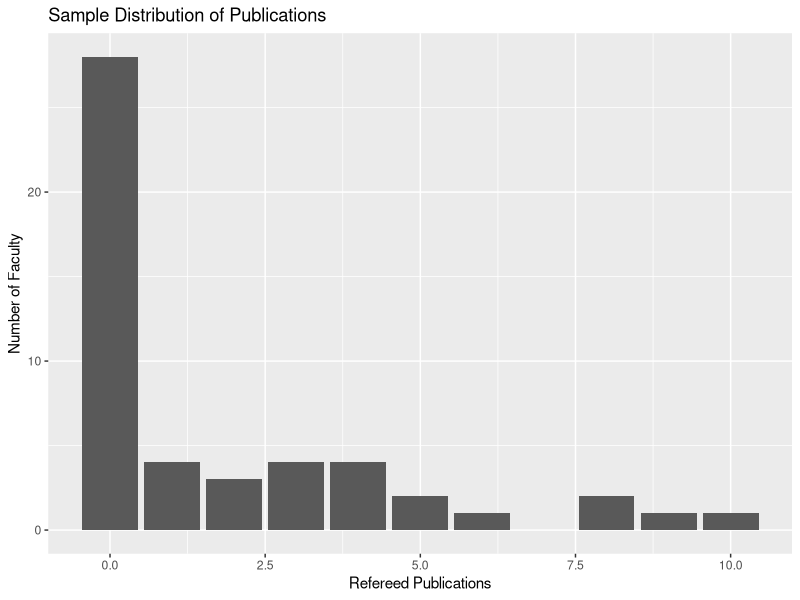

Write R code to recreate this figure.
## ---- chunk 1
### PUBS
pubs<-0:10
fac<-c(28, 4, 3, 4, 4, 2, 1, 0, 2, 1, 1)

## LET'S CHECK THAT n=50
sum(fac)

### DATA FRAME
pubDF<-data.frame(pubs, fac)
pubDF
## ---- chunk 2
## LOAD TIDYVERSE
library(tidyverse)

## USE GGPLOT AND SPECIFY WEIGHTS
### PLOT THE DATA
ggplot(data=pubDF, aes(x=pubs, y=fac))+
  geom_col()+ 
  ggtitle("Sample Distribution of Publications")+
  xlab("Refereed Publications")+
  ylab("Number of Faculty")
## ---- chunk 3
## TAKE ONE
## WEIGHTS CAN BE USED TO RE-CREATE!
fullSamp<-c()
for(i in 1:length(fac)){
  fullSamp<-c(fullSamp, 
              rep(pubs[i], fac[i])) # REPLICATE
}

fullSamp
## ---- chunk 4
## SAMPLE MEAN
mean(fullSamp)

## SAMPLE VAR
var(fullSamp)

## SAMPLE SD
sd(fullSamp)
sqrt(var(fullSamp)) # CHECKS OUT!
## ---- chunk 5
## NUMERATOR
sum(pubs*fac)
## DEMONINATOR
n<-sum(fac)
n

## SAMPLE MEAN
y_bar<-sum(pubs*fac)/n
y_bar
## ---- chunk 6
## SAMPLE VARIANCE
sampVar<-(1/49)*sum(fac*(pubs-y_bar)^2)
sampVar

## SAMPLE STANDARD DEV
sampSD<-sqrt(sampVar)
sampSD
## ---- chunk 7
## Z CRITICAL VALUE
zCritVal<-qnorm(0.975)
zCritVal
## ---- chunk 8
## WHAT ABOUT T DISTR?
tCritVal<-qt(0.975, df=n-1)
tCritVal

## ---- chunk 9
### Finite Population Correction 
n<-50
N<-807

## SAMPLING FRACTION
sampFrac<-n/N
sampFrac

## FPC
thisFPC<-1-sampFrac
thisFPC

## STANDARD ERROR
standErr<-sqrt(thisFPC*(sampVar/n))
standErr
## ---- chunk 10
## Z CI
y_bar+c(-1,1)*zCritVal*standErr


## NEW T CI
y_bar+c(-1,1)*tCritVal*standErr
## ---- chunk 11
### SKEWNESS
### EQN by Sugden et al (2000)

### SAMPLE THIRD CENTRAL MOMENT
thirdMom<-(1/50)*sum(fac*(pubs-y_bar)^3)
thirdMom

### MIN SAMP SIZE
28+25*(thirdMom/sampSD^3)^2
## ---- chunk 12
## CI for PROP

## BINARY
noPubs<-pubs==0
noPubs

## P HAT
## SAMPLE MEAN
p_hat<-sum(noPubs*fac)/n
p_hat

## SE PROP
standErr_Prop<-sqrt(thisFPC*(p_hat*(1-p_hat)/n))
standErr_Prop

## TOGETHER
## Z CI
p_hat+c(-1,1)*zCritVal*standErr_Prop
